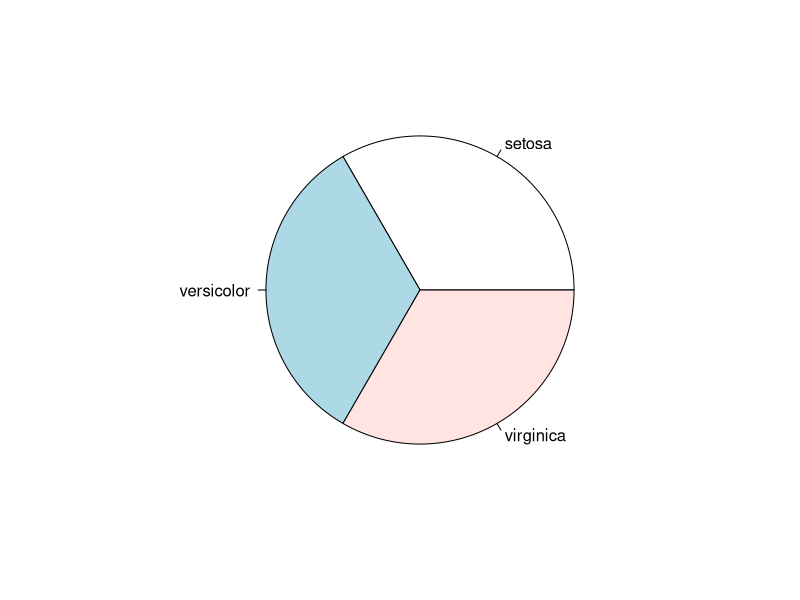
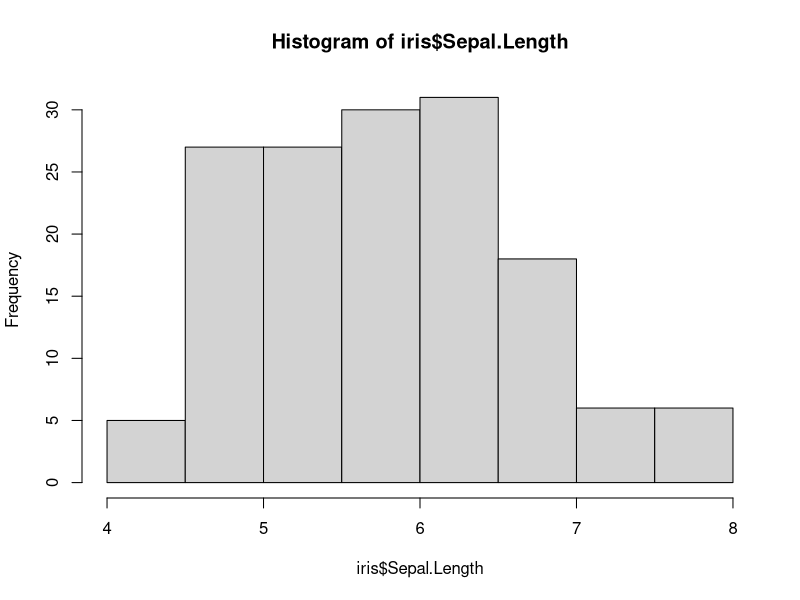
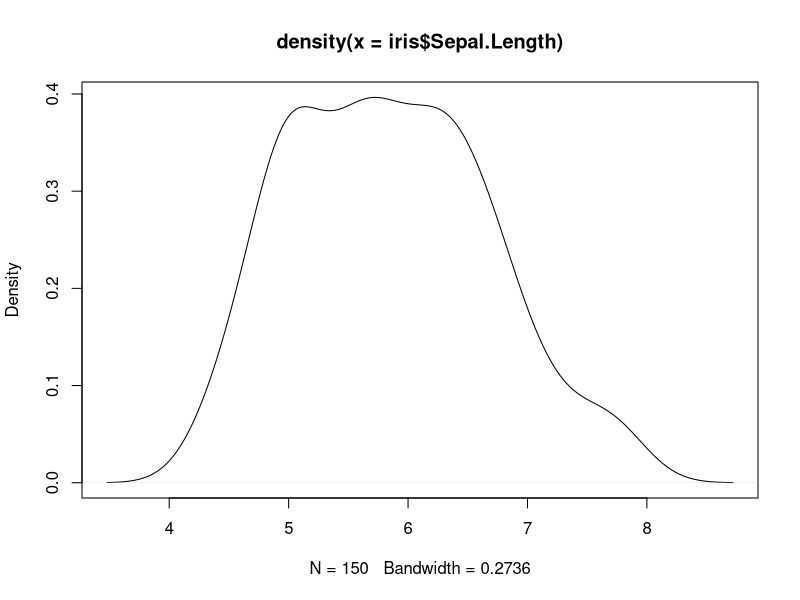
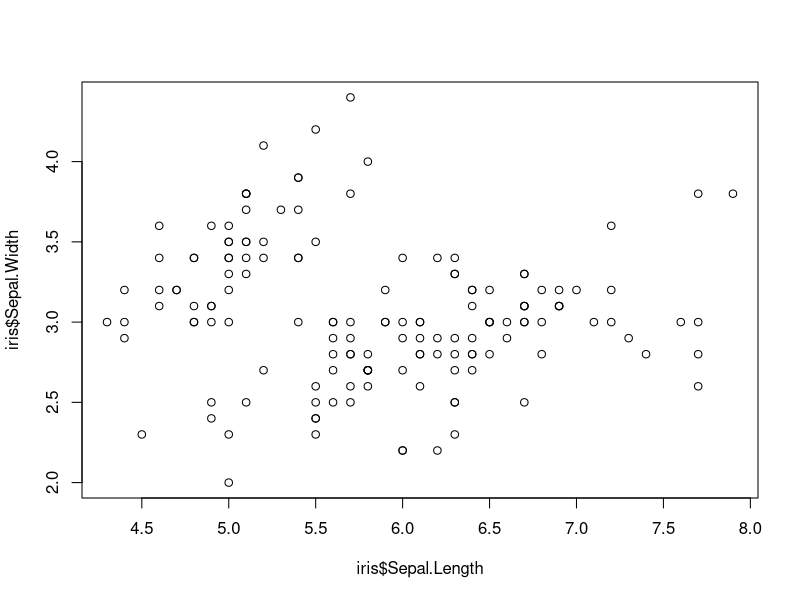
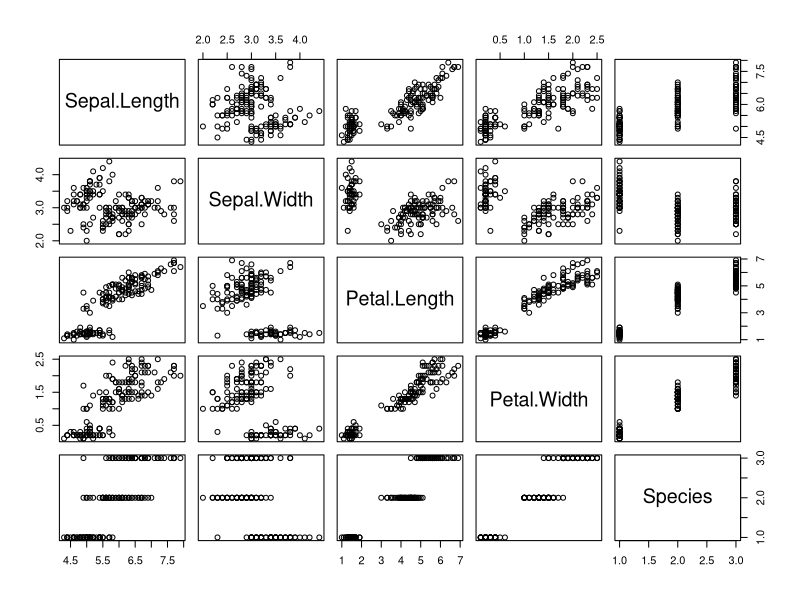
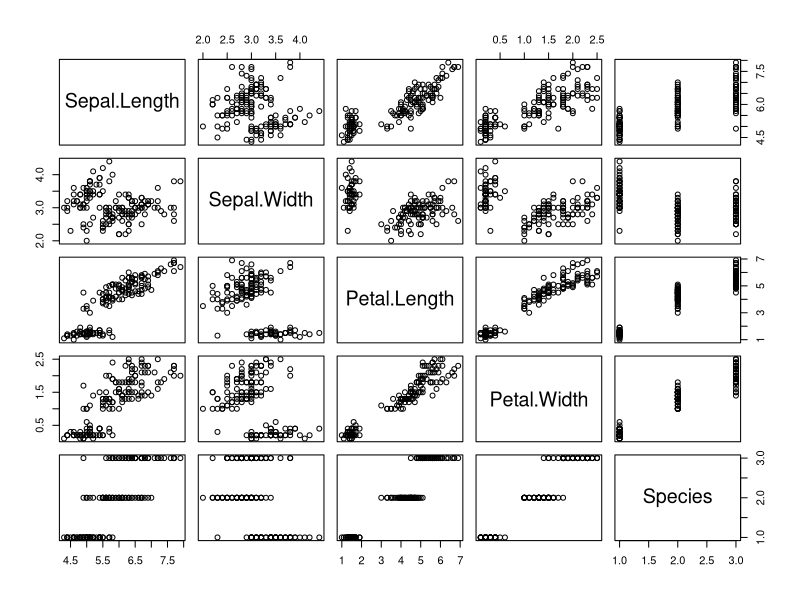

Reproduce these figures in R, in order.
## ---- chunk 1
dim(iris)
## ---- chunk 2
names(iris)
## ---- chunk 3
str(iris)
## ---- chunk 4
attributes(iris)
## ---- chunk 5
iris[1:5,]
## ---- chunk 6
iris[1:10,"Sepal.Length"]
iris$Sepal.Length[1:10]
## ---- chunk 7
summary(iris)
## ---- chunk 8
table(iris$Species)
## ---- chunk 9
pie(table(iris$Species))
## ---- chunk 10
var(iris$Sepal.Length)
## ---- chunk 11
cov(iris$Sepal.Length, iris$Petal.Length)
## ---- chunk 12
cor(iris$Sepal.Length, iris$Petal.Length)
## ---- chunk 13
hist(iris$Sepal.Length)
## ---- chunk 14
plot(density(iris$Sepal.Length))
## ---- chunk 15
plot(iris$Sepal.Length, iris$Sepal.Width)
## ---- chunk 16
plot(iris)
## ---- chunk 17
pairs(iris)
